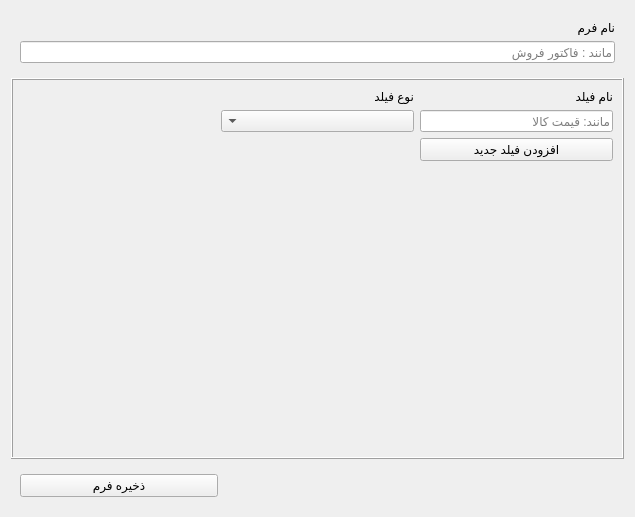
<?xml version="1.0" encoding="UTF-8"?>
<ui version="4.0">
 <class>Frame</class>
 <widget class="QFrame" name="Frame">
  <property name="geometry">
   <rect>
    <x>0</x>
    <y>0</y>
    <width>635</width>
    <height>517</height>
   </rect>
  </property>
  <property name="windowTitle">
   <string>Frame</string>
  </property>
  <property name="layoutDirection">
   <enum>Qt::LayoutDirection::RightToLeft</enum>
  </property>
  <layout class="QVBoxLayout" name="verticalLayout">
   <item>
    <widget class="QFrame" name="frame_2">
     <property name="frameShape">
      <enum>QFrame::Shape::NoFrame</enum>
     </property>
     <layout class="QVBoxLayout" name="verticalLayout_4" stretch="0,0">
      <property name="spacing">
       <number>6</number>
      </property>
      <property name="leftMargin">
       <number>9</number>
      </property>
      <item>
       <widget class="QLabel" name="label">
        <property name="layoutDirection">
         <enum>Qt::LayoutDirection::RightToLeft</enum>
        </property>
        <property name="text">
         <string>نام فرم</string>
        </property>
       </widget>
      </item>
      <item>
       <widget class="QLineEdit" name="form_name">
        <property name="sizePolicy">
         <sizepolicy hsizetype="Expanding" vsizetype="Fixed">
          <horstretch>0</horstretch>
          <verstretch>0</verstretch>
         </sizepolicy>
        </property>
        <property name="layoutDirection">
         <enum>Qt::LayoutDirection::RightToLeft</enum>
        </property>
        <property name="text">
         <string/>
        </property>
        <property name="alignment">
         <set>Qt::AlignmentFlag::AlignLeading|Qt::AlignmentFlag::AlignLeft|Qt::AlignmentFlag::AlignVCenter</set>
        </property>
        <property name="placeholderText">
         <string>مانند : فاکتور فروش</string>
        </property>
       </widget>
      </item>
     </layout>
    </widget>
   </item>
   <item>
    <widget class="QFrame" name="frame_4">
     <property name="layoutDirection">
      <enum>Qt::LayoutDirection::RightToLeft</enum>
     </property>
     <property name="frameShape">
      <enum>QFrame::Shape::Box</enum>
     </property>
     <property name="frameShadow">
      <enum>QFrame::Shadow::Raised</enum>
     </property>
     <layout class="QGridLayout" name="gridLayout" columnstretch="1,1,1">
      <item row="1" column="0">
       <widget class="QLineEdit" name="field_name">
        <property name="text">
         <string/>
        </property>
        <property name="placeholderText">
         <string>مانند: قیمت کالا</string>
        </property>
       </widget>
      </item>
      <item row="2" column="0">
       <widget class="QPushButton" name="new_field">
        <property name="text">
         <string>افزودن فیلد جدید</string>
        </property>
       </widget>
      </item>
      <item row="3" column="0">
       <spacer name="verticalSpacer">
        <property name="orientation">
         <enum>Qt::Orientation::Vertical</enum>
        </property>
        <property name="sizeHint" stdset="0">
         <size>
          <width>20</width>
          <height>40</height>
         </size>
        </property>
       </spacer>
      </item>
      <item row="1" column="1">
       <widget class="QComboBox" name="field_types"/>
      </item>
      <item row="0" column="0">
       <widget class="QLabel" name="label_2">
        <property name="text">
         <string>نام فیلد</string>
        </property>
       </widget>
      </item>
      <item row="0" column="1">
       <widget class="QLabel" name="label_3">
        <property name="text">
         <string>نوع فیلد</string>
        </property>
       </widget>
      </item>
      <item row="0" column="2">
       <widget class="QLabel" name="label_4">
        <property name="text">
         <string/>
        </property>
       </widget>
      </item>
     </layout>
    </widget>
   </item>
   <item>
    <widget class="QFrame" name="frame_3">
     <property name="frameShape">
      <enum>QFrame::Shape::NoFrame</enum>
     </property>
     <layout class="QHBoxLayout" name="horizontalLayout" stretch="2,1">
      <item>
       <spacer name="horizontalSpacer">
        <property name="orientation">
         <enum>Qt::Orientation::Horizontal</enum>
        </property>
        <property name="sizeHint" stdset="0">
         <size>
          <width>40</width>
          <height>20</height>
         </size>
        </property>
       </spacer>
      </item>
      <item>
       <widget class="QPushButton" name="save_form">
        <property name="sizePolicy">
         <sizepolicy hsizetype="Expanding" vsizetype="Fixed">
          <horstretch>0</horstretch>
          <verstretch>0</verstretch>
         </sizepolicy>
        </property>
        <property name="layoutDirection">
         <enum>Qt::LayoutDirection::RightToLeft</enum>
        </property>
        <property name="text">
         <string>ذخیره فرم</string>
        </property>
       </widget>
      </item>
     </layout>
    </widget>
   </item>
  </layout>
 </widget>
 <resources/>
 <connections/>
</ui>
